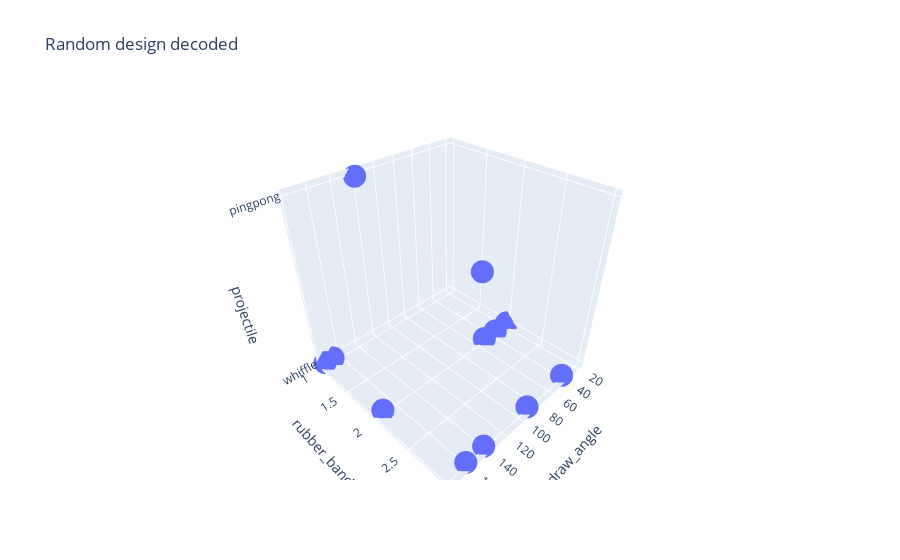

The cell this chart's notebook holds for it:
### Code cell
plot_design(Xinit_random[1], factors,title="Random design decoded")

### Figure 1 — Plotly figure (JSON) as saved in the notebook; plotly's stock layout.template omitted (floating-point values rounded to 4 significant figures)
{"data": [{"hovertemplate": "draw_angle=%{x}<br>rubber_bands=%{y}<br>projectile=%{z}<extra></extra>", "legendgroup": "", "marker": {"color": "#636efa", "symbol": "circle"}, "mode": "markers", "name": "", "scene": "scene", "showlegend": false, "type": "scatter3d", "x": [142.0, 168.2, 122.0, 161.0, 36.81, 52.66, 176.4, 19.43, 90.12, 173.4, 152.9, 41.43], "y": [3, 1, 1, 3, 2, 2, 1, 2, 3, 2, 3, 3], "z": ["whiffle", "whiffle", "pingpong", "whiffle", "whiffle", "whiffle", "whiffle", "whiffle", "whiffle", "whiffle", "pingpong", "whiffle"]}], "layout": {"legend": {"tracegroupgap": 0}, "scene": {"domain": {"x": [0, 1], "y": [0, 1]}, "xaxis": {"title": {"text": "draw_angle"}}, "yaxis": {"title": {"text": "rubber_bands"}}, "zaxis": {"title": {"text": "projectile"}}}, "title": {"text": "Random design decoded"}}}
